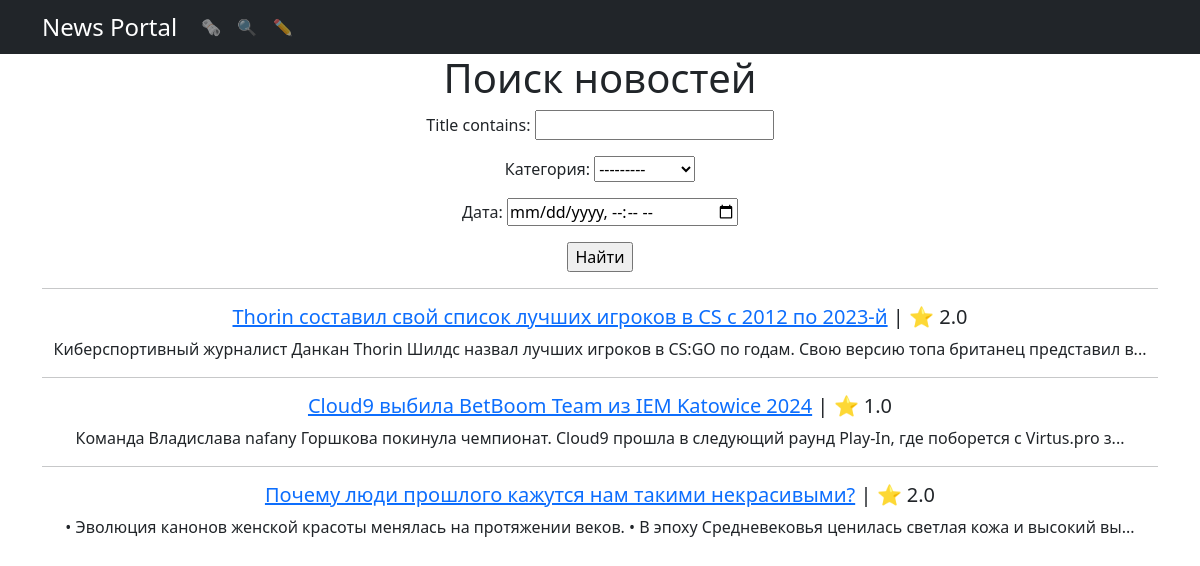
/search/, run on an earlier commit of the app's database.
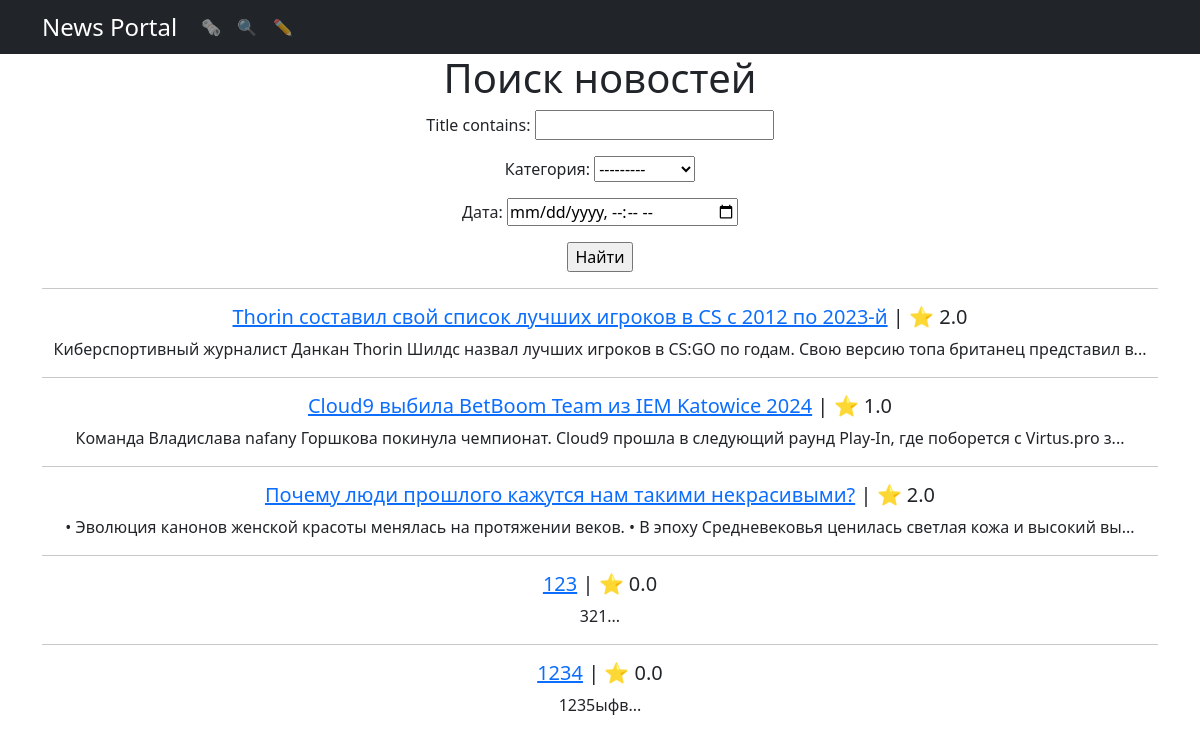
And on a later commit of the database.
### news/models.py (models this page shows, shortened)
class Post(models.Model):
    content_type = models.CharField(max_length = 2,
                                  choices = CONTENT_TYPE,
                                  default = article)
    author = models.ForeignKey("Author", on_delete = models.CASCADE)
    datetime = models.DateTimeField(auto_now_add=True)
    category = models.ManyToManyField("Category", through='PostCategory')
    title = models.TextField()
    text = models.TextField()
    rating = models.FloatField(default=0)

### news/views.py (the view)
# urls.py: path('search/', SearchList.as_view(), name='search_list'),
class SearchList(ListView):
    queryset = Post.objects.order_by('datetime')
    template_name = 'search.html'
    context_object_name = 'news'
    def get_queryset(self):
        queryset = super().get_queryset()
        self.filterset = PostFilter(self.request.GET, queryset)
        return self.filterset.qs
    def get_context_data(self, **kwargs):
        context = super().get_context_data(**kwargs)
        context['filterset'] = self.filterset
        return context

### news/models.py (called while the page is built)
    def __str__(self):
        return self.name

### news/templatetags/custom_filters.py (called while the page is built)
@register.filter()
def preview_text(text):
    return f"{text[:124]}..."

### templates/search.html
{% extends 'flatpages/default.html' %}
{% load custom_filters %}
{% block content %}
    <h1>Поиск новостей</h1>
    <form action="" method="get">
        {{ filterset.form.as_p }}
        <input type="submit" value="Найти" />
    </form>
    {% if filterset.qs %}
        {% for post in filterset.qs %}
            <hr>
            <h5> <a href="{{post.id}}">{{ post.title }}</a>  | ⭐️ {{ post.rating }}</h5>
            <p>{{ post.text | preview_text}}</p>
        {% endfor %}
    {% else %}
    <h1 style="padding: 15% 5%">Ой 🫢</h1>
    <h5>По вашему запросу ничего не найдено</h5>
    {% endif %}
{% endblock content %}

What changed in the data, as far as the page shows it:
added Post: title "123", rating "0.0", text|preview_text "321..."
added Post: title "1234", rating "0.0", text|preview_text "1235ыфв..."
